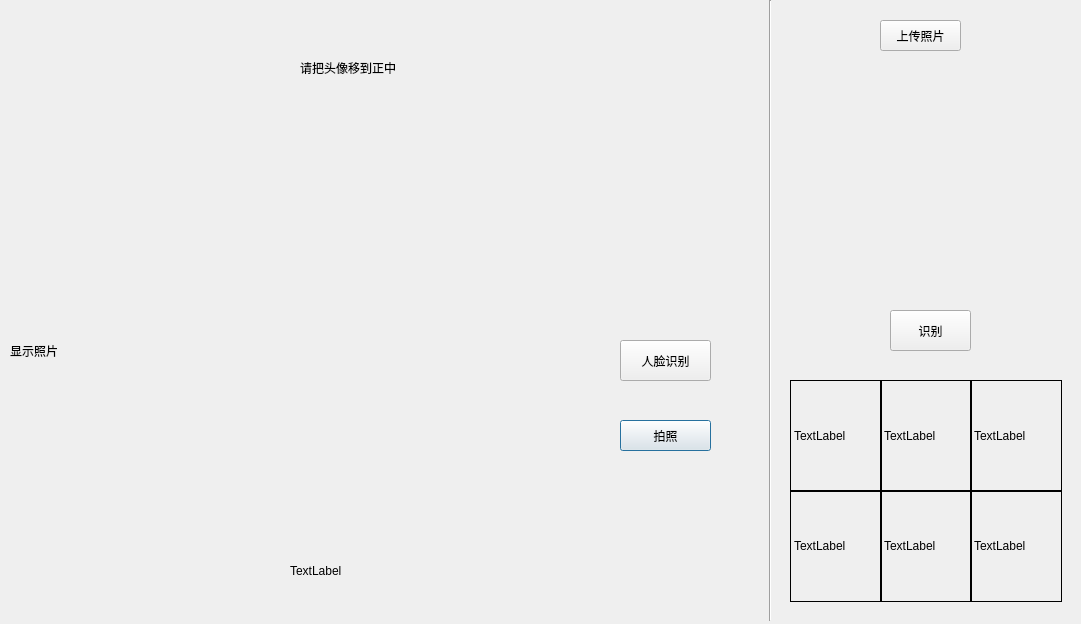
<?xml version="1.0" encoding="UTF-8"?>
<ui version="4.0">
 <class>window</class>
 <widget class="QDialog" name="window">
  <property name="geometry">
   <rect>
    <x>0</x>
    <y>0</y>
    <width>1081</width>
    <height>624</height>
   </rect>
  </property>
  <property name="windowTitle">
   <string>319 PCA人脸识别系统</string>
  </property>
  <widget class="QPushButton" name="shot">
   <property name="geometry">
    <rect>
     <x>620</x>
     <y>420</y>
     <width>91</width>
     <height>31</height>
    </rect>
   </property>
   <property name="text">
    <string>拍照</string>
   </property>
  </widget>
  <widget class="QPushButton" name="updata">
   <property name="geometry">
    <rect>
     <x>880</x>
     <y>20</y>
     <width>81</width>
     <height>31</height>
    </rect>
   </property>
   <property name="text">
    <string>上传照片</string>
   </property>
  </widget>
  <widget class="Line" name="line">
   <property name="geometry">
    <rect>
     <x>760</x>
     <y>0</y>
     <width>20</width>
     <height>621</height>
    </rect>
   </property>
   <property name="orientation">
    <enum>Qt::Vertical</enum>
   </property>
  </widget>
  <widget class="QLabel" name="label1">
   <property name="geometry">
    <rect>
     <x>300</x>
     <y>60</y>
     <width>161</width>
     <height>16</height>
    </rect>
   </property>
   <property name="text">
    <string>请把头像移到正中</string>
   </property>
  </widget>
  <widget class="QLabel" name="show">
   <property name="geometry">
    <rect>
     <x>10</x>
     <y>100</y>
     <width>561</width>
     <height>501</height>
    </rect>
   </property>
   <property name="text">
    <string>显示照片</string>
   </property>
  </widget>
  <widget class="QPushButton" name="det">
   <property name="geometry">
    <rect>
     <x>620</x>
     <y>340</y>
     <width>91</width>
     <height>41</height>
    </rect>
   </property>
   <property name="text">
    <string>人脸识别</string>
   </property>
  </widget>
  <widget class="QLabel" name="uploadimg">
   <property name="geometry">
    <rect>
     <x>850</x>
     <y>100</y>
     <width>151</width>
     <height>141</height>
    </rect>
   </property>
   <property name="text">
    <string/>
   </property>
  </widget>
  <widget class="QLabel" name="re1">
   <property name="geometry">
    <rect>
     <x>790</x>
     <y>380</y>
     <width>92</width>
     <height>112</height>
    </rect>
   </property>
   <property name="frameShape">
    <enum>QFrame::Box</enum>
   </property>
   <property name="text">
    <string>TextLabel</string>
   </property>
  </widget>
  <widget class="QLabel" name="re2">
   <property name="geometry">
    <rect>
     <x>880</x>
     <y>380</y>
     <width>92</width>
     <height>112</height>
    </rect>
   </property>
   <property name="frameShape">
    <enum>QFrame::Box</enum>
   </property>
   <property name="text">
    <string>TextLabel</string>
   </property>
  </widget>
  <widget class="QLabel" name="re3">
   <property name="geometry">
    <rect>
     <x>970</x>
     <y>380</y>
     <width>92</width>
     <height>112</height>
    </rect>
   </property>
   <property name="frameShape">
    <enum>QFrame::Box</enum>
   </property>
   <property name="frameShadow">
    <enum>QFrame::Plain</enum>
   </property>
   <property name="text">
    <string>TextLabel</string>
   </property>
   <property name="wordWrap">
    <bool>false</bool>
   </property>
  </widget>
  <widget class="QLabel" name="re4">
   <property name="geometry">
    <rect>
     <x>790</x>
     <y>490</y>
     <width>92</width>
     <height>112</height>
    </rect>
   </property>
   <property name="frameShape">
    <enum>QFrame::Box</enum>
   </property>
   <property name="text">
    <string>TextLabel</string>
   </property>
  </widget>
  <widget class="QLabel" name="re5">
   <property name="geometry">
    <rect>
     <x>880</x>
     <y>490</y>
     <width>92</width>
     <height>112</height>
    </rect>
   </property>
   <property name="frameShape">
    <enum>QFrame::Box</enum>
   </property>
   <property name="text">
    <string>TextLabel</string>
   </property>
  </widget>
  <widget class="QLabel" name="label">
   <property name="geometry">
    <rect>
     <x>290</x>
     <y>550</y>
     <width>141</width>
     <height>41</height>
    </rect>
   </property>
   <property name="text">
    <string>TextLabel</string>
   </property>
  </widget>
  <widget class="QPushButton" name="datadet">
   <property name="geometry">
    <rect>
     <x>890</x>
     <y>310</y>
     <width>81</width>
     <height>41</height>
    </rect>
   </property>
   <property name="text">
    <string>识别</string>
   </property>
  </widget>
  <widget class="QLabel" name="label_2">
   <property name="geometry">
    <rect>
     <x>970</x>
     <y>490</y>
     <width>92</width>
     <height>112</height>
    </rect>
   </property>
   <property name="frameShape">
    <enum>QFrame::Box</enum>
   </property>
   <property name="text">
    <string>TextLabel</string>
   </property>
  </widget>
 </widget>
 <resources/>
 <connections/>
</ui>
